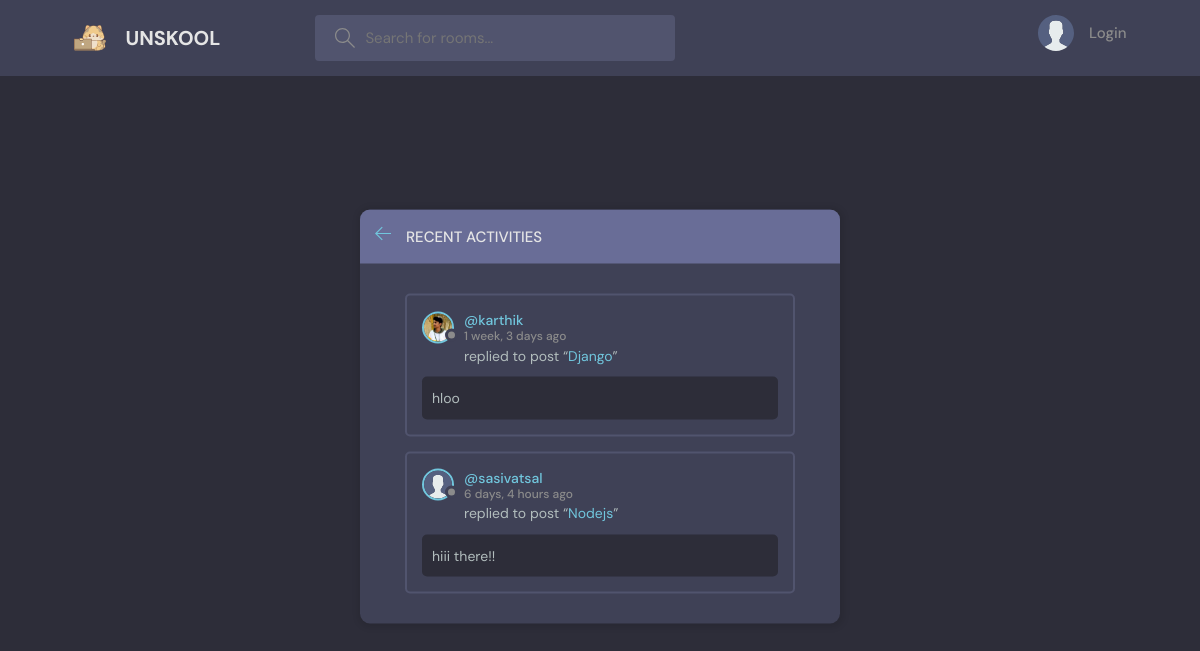
The page /activity/ on the database as committed earlier.
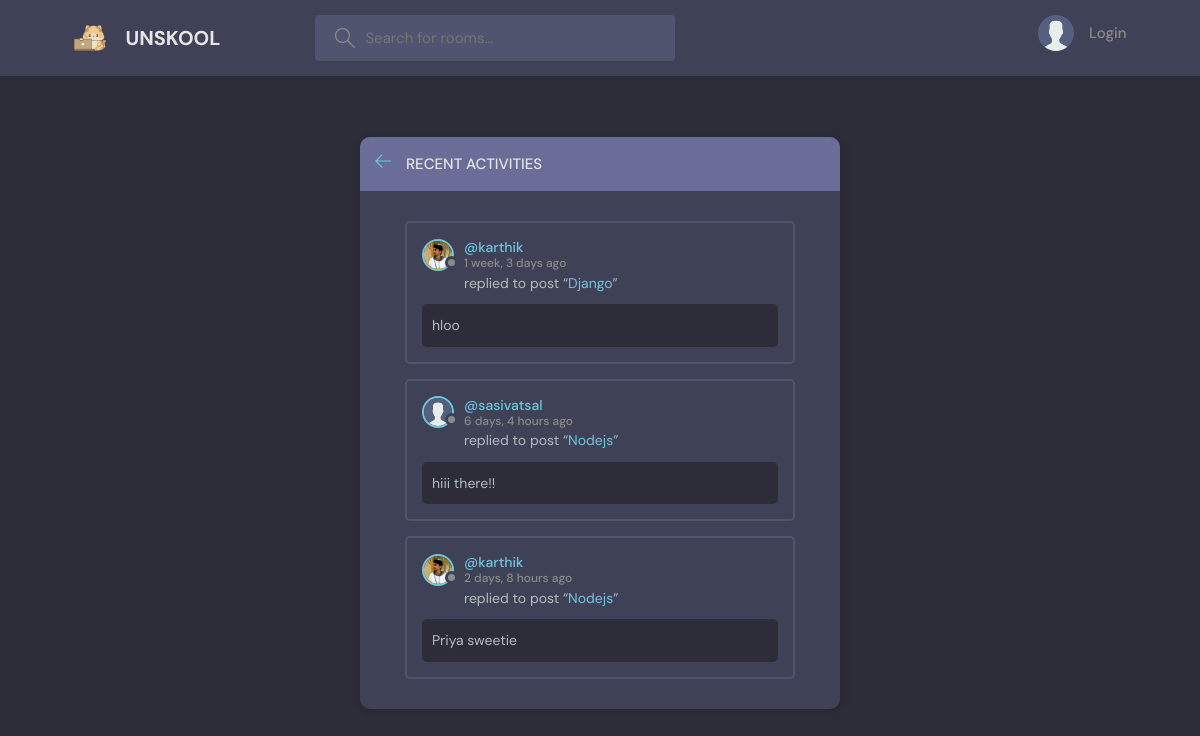
The same page on the database as committed later.
### shazam/models.py (models this page shows, shortened)
class Message (models.Model):
    user=models.ForeignKey(User,on_delete=models.CASCADE)
    room=models.ForeignKey(Room ,on_delete=models.CASCADE)
    body=models.TextField(max_length=100)
    created=models.DateTimeField(auto_now_add=True)
    updated=models.DateTimeField(auto_now=True)

class User(AbstractUser):
    name=models.CharField(max_length=200,null=True)
    following = models.ManyToManyField(
        "self", blank=True, related_name="followers", symmetrical=False
    )
    email=models.EmailField(unique=True,null=True)
    bio=models.TextField(null=True)
    avatar=models.ImageField(null=True,default="avatar.svg")
    USERNAME_FIELD='email'
    REQUIRED_FIELDS=[]

class Room(models.Model):
    Host=models.ForeignKey(User,on_delete=models.SET_NULL,null=True)
    participants=models.ManyToManyField(User,related_name="participants")
    Topic=models.ForeignKey(Topic,on_delete=models.SET_NULL ,null=True)
    name=models.CharField(max_length=50)
    description=models.TextField(null=True)
    created=models.DateTimeField(auto_now_add=True)
    updated=models.DateTimeField(auto_now=True)
    def __str__(self):
        return str(self.name)

### shazam/views.py (the view)
# urls.py: path('activity/',views.activity,name='activity' ),
def activity(request):
    chatboxes=Message.objects.all()
    return render(request,'shazam/activity.html',{'chatboxes':chatboxes})

### shazam/templates/shazam/activity.html (shortened to what this page needs)
{% extends 'main.html' %}
{% block content %}
<main class="layout">
      <div class="container">
        <div class="layout__box">
          <div class="layout__boxHeader">
            <div class="layout__boxTitle">
              <a href="{% url 'home' %}">
                <svg version="1.1" xmlns="http://www.w3.org/2000/svg" width="32" height="32" viewBox="0 0 32 32">
                  <title>arrow-left</title>
                  <path
                    d="M13.723 2.286l-13.723 13.714 13.719 13.714 1.616-1.611-10.96-10.96h27.625v-2.286h-27.625l10.965-10.965-1.616-1.607z"
                  ></path>
                </svg>
              </a>
              <h3>Recent Activities</h3>
            </div>
          </div>
          <div class="activities-page layout__body">
          {% for chatbox in chatboxes %}
          <div class="activities__box">
              <div class="activities__boxHeader roomListRoom__header">
                  <a href="{% url 'profile_page' chatbox.user.id %}" class="roomListRoom__author">
                      <div class="avatar avatar--small">
                          <img src="{{chatbox.user.avatar.url}}" />
                      </div>
                      <p>
                          @{{chatbox.user.username}}
                          <span>{{chatbox.created|timesince}} ago</span>
                      </p>
                  </a>
              </div>
              <div class="activities__boxContent">
                  <p>replied to post “<a href="{% url 'room' chatbox.room.id %}">{{chatbox.room}}</a>”</p>
                  <div class="activities__boxRoomContent">{{chatbox.body}}</div>
              </div>
          </div>
          {% endfor %}
          </div>
        </div>
      </div>
    </main>
    {% endblock content %}

Rows that differ between the two databases and show on the page:
added Message: user.avatar (picture), user.username "karthik", created "2 days, 8 hours", room "Nodejs", body "Priya sweetie"
